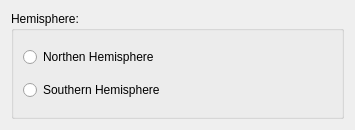
<ui version="4.0" >
 <class>lunaConfig</class>
 <widget class="QWidget" name="lunaConfig" >
  <property name="geometry" >
   <rect>
    <x>0</x>
    <y>0</y>
    <width>355</width>
    <height>130</height>
   </rect>
  </property>
  <layout class="QVBoxLayout" >
   <item>
    <widget class="QGroupBox" name="hemisphereGroup" >
     <property name="title" >
      <string>Hemisphere:</string>
     </property>
     <layout class="QVBoxLayout" >
      <item>
       <widget class="QRadioButton" name="northenRadio" >
        <property name="text" >
         <string>Northen Hemisphere</string>
        </property>
       </widget>
      </item>
      <item>
       <widget class="QRadioButton" name="southernRadio" >
        <property name="text" >
         <string>Southern Hemisphere</string>
        </property>
       </widget>
      </item>
     </layout>
    </widget>
   </item>
  </layout>
 </widget>
 <resources/>
 <connections/>
</ui>
